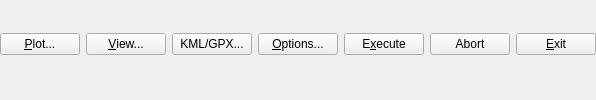
    <widget class="QWidget" name="Panel2" native="true">
     <property name="enabled">
      <bool>true</bool>
     </property>
     <property name="sizePolicy">
      <sizepolicy hsizetype="Preferred" vsizetype="Fixed">
       <horstretch>0</horstretch>
       <verstretch>0</verstretch>
      </sizepolicy>
     </property>
     <property name="toolTip">
      <string/>
     </property>
     <property name="layoutDirection">
      <enum>Qt::LeftToRight</enum>
     </property>
     <property name="text" stdset="0">
      <string/>
     </property>
     <layout class="QHBoxLayout" name="horizontalLayout">
      <property name="leftMargin">
       <number>0</number>
      </property>
      <property name="topMargin">
       <number>0</number>
      </property>
      <property name="rightMargin">
       <number>0</number>
      </property>
      <item>
       <widget class="QPushButton" name="BtnPlot">
        <property name="enabled">
         <bool>true</bool>
        </property>
        <property name="toolTip">
         <string/>
        </property>
        <property name="text">
         <string>&amp;Plot...</string>
        </property>
        <property name="icon">
         <iconset resource="rtkpost_qtn.qrc">
          <normaloff>:/buttons/chart.bmp</normaloff>:/buttons/chart.bmp</iconset>
        </property>
        <property name="flat">
         <bool>false</bool>
        </property>
       </widget>
      </item>
      <item>
       <widget class="QPushButton" name="BtnView">
        <property name="enabled">
         <bool>true</bool>
        </property>
        <property name="toolTip">
         <string/>
        </property>
        <property name="text">
         <string>&amp;View...</string>
        </property>
        <property name="icon">
         <iconset resource="rtkpost_qtn.qrc">
          <normaloff>:/buttons/doc.bmp</normaloff>:/buttons/doc.bmp</iconset>
        </property>
        <property name="flat">
         <bool>false</bool>
        </property>
       </widget>
      </item>
      <item>
       <widget class="QPushButton" name="BtnToKML">
        <property name="enabled">
         <bool>true</bool>
        </property>
        <property name="toolTip">
         <string/>
        </property>
        <property name="text">
         <string>KML/GPX...</string>
        </property>
        <property name="flat">
         <bool>false</bool>
        </property>
       </widget>
      </item>
      <item>
       <widget class="QPushButton" name="BtnOption">
        <property name="enabled">
         <bool>true</bool>
        </property>
        <property name="toolTip">
         <string/>
        </property>
        <property name="text">
         <string>&amp;Options...</string>
        </property>
        <property name="icon">
         <iconset resource="rtkpost_qtn.qrc">
          <normaloff>:/buttons/toolbmp</normaloff>:/buttons/toolbmp</iconset>
        </property>
        <property name="flat">
         <bool>false</bool>
        </property>
       </widget>
      </item>
      <item>
       <widget class="QPushButton" name="BtnExec">
        <property name="enabled">
         <bool>true</bool>
        </property>
        <property name="toolTip">
         <string/>
        </property>
        <property name="text">
         <string>E&amp;xecute</string>
        </property>
        <property name="icon">
         <iconset resource="rtkpost_qtn.qrc">
          <normaloff>:/buttons/start.bmp</normaloff>:/buttons/start.bmp</iconset>
        </property>
        <property name="flat">
         <bool>false</bool>
        </property>
       </widget>
      </item>
      <item>
       <widget class="QPushButton" name="BtnAbort">
        <property name="text">
         <string>Abort</string>
        </property>
        <property name="icon">
         <iconset resource="rtkpost_qtn.qrc">
          <normaloff>:/buttons/stop2.bmp</normaloff>:/buttons/stop2.bmp</iconset>
        </property>
       </widget>
      </item>
      <item>
       <widget class="QPushButton" name="BtnExit">
        <property name="enabled">
         <bool>true</bool>
        </property>
        <property name="toolTip">
         <string/>
        </property>
        <property name="text">
         <string>&amp;Exit</string>
        </property>
        <property name="flat">
         <bool>false</bool>
        </property>
       </widget>
      </item>
     </layout>
    </widget>
